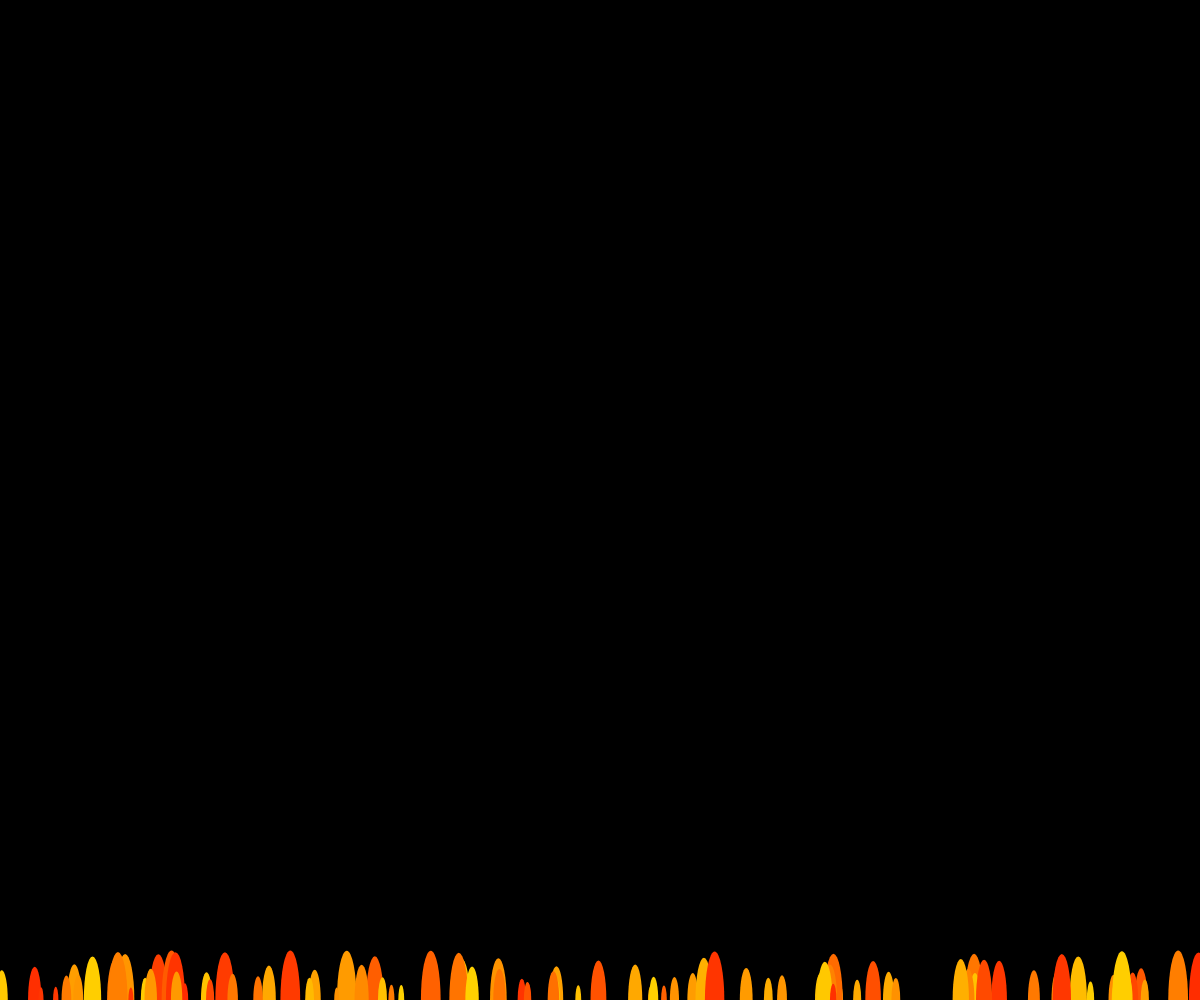
Frame 1 (no input)
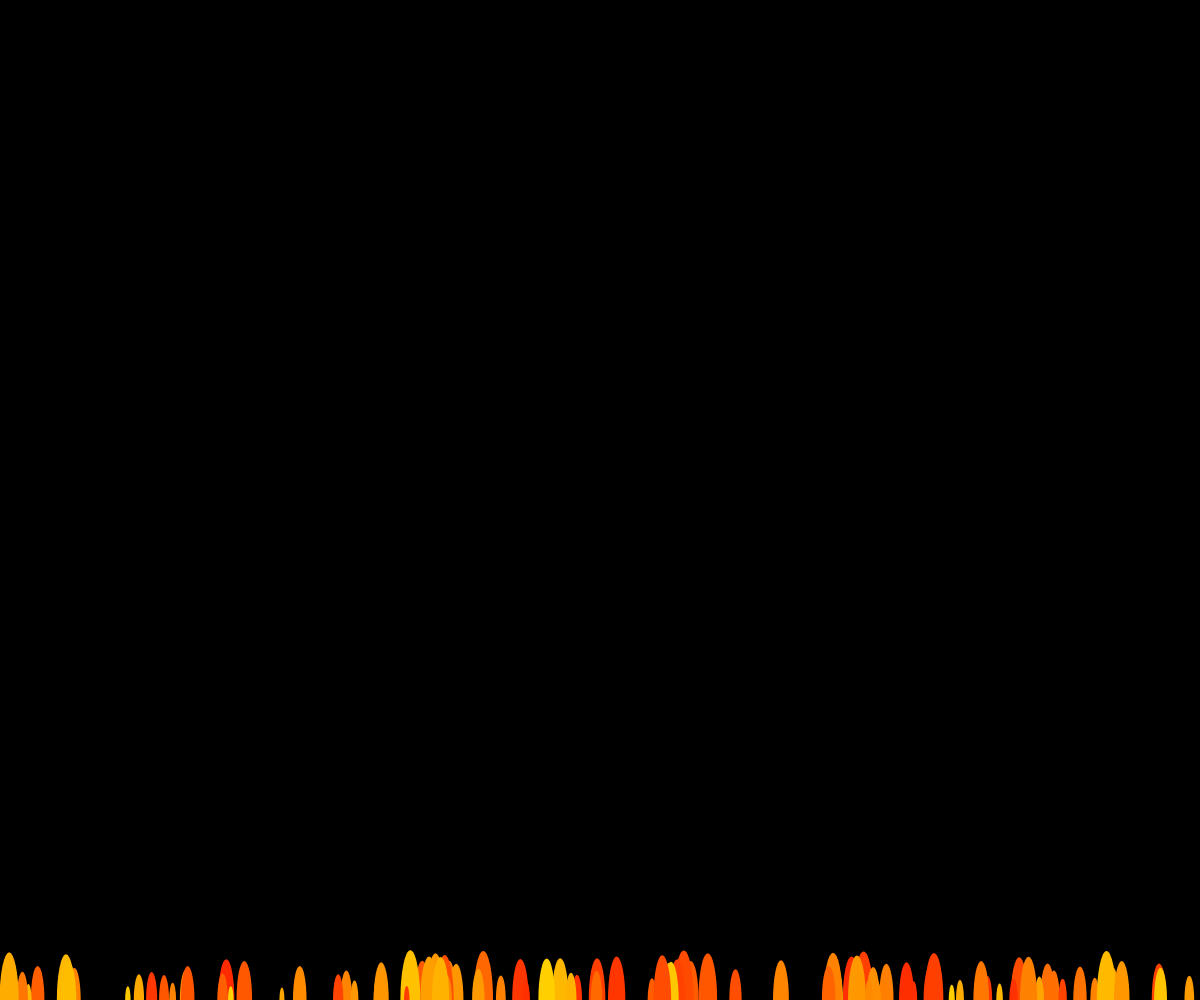
Frame 60 (no input)
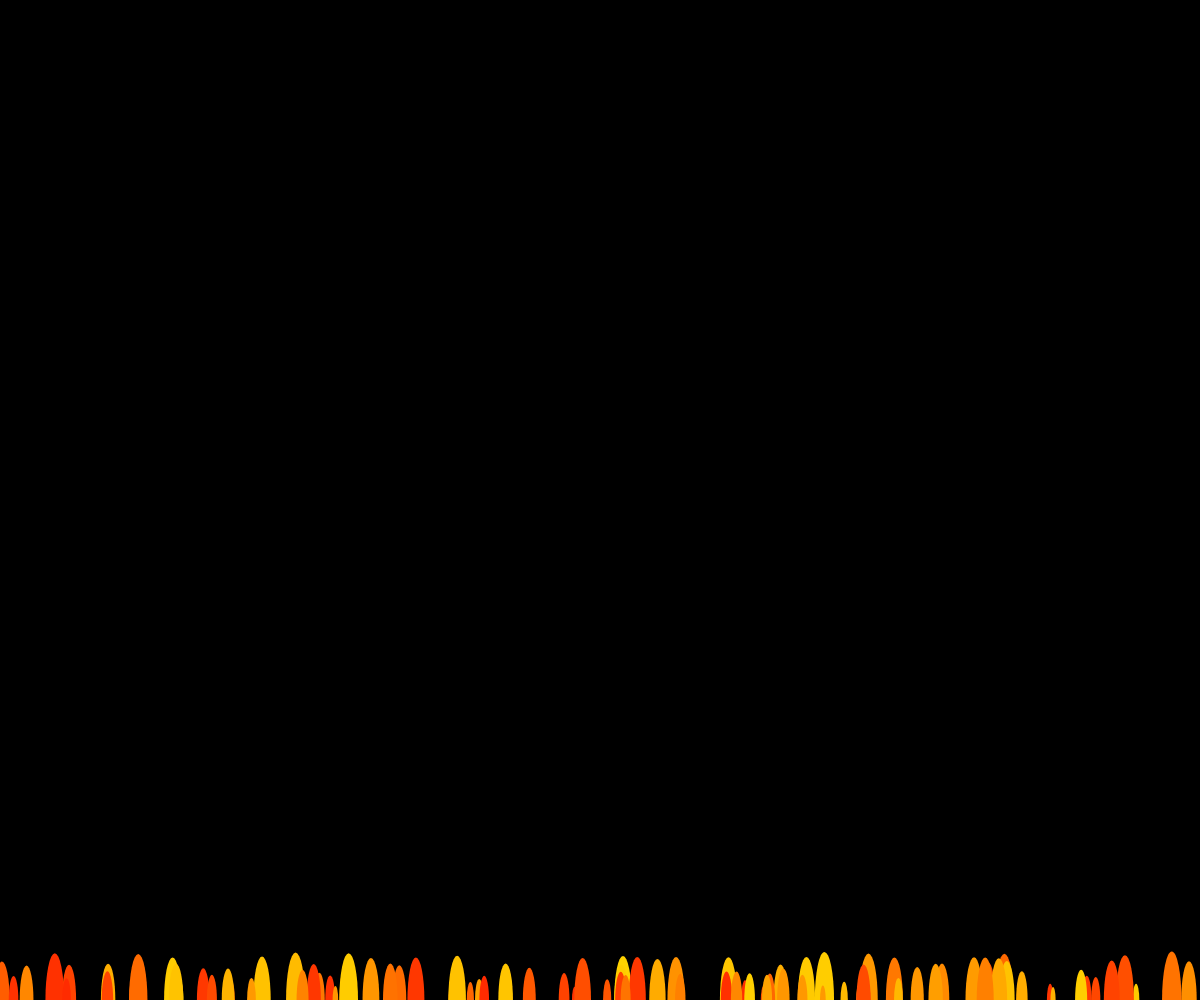
Frame 120 (the mouse pressed at the canvas centre since frame 60)

The p5.js sketch that drew these frames (run headless with seeded random() and noise() and a simulated clock; from frame 60 on, the mouse is pressed at the canvas centre):

// p5.js sketch
// ── sketch.js
function setup() {
    createCanvas(windowWidth, windowHeight);
    noStroke();
    colorMode(HSB);
}

function draw() {
    background(0); // Set the background to black

    // Create a loop to generate flames
    for (let i = 0; i < 100; i++) {
        let x = random(width);
        let y = height;
        let size = random(5, 20);
        let hue = random(10, 50); // Adjust the hue for the desired flame color

        fill(hue, 255, 255);
        ellipse(x, y, size, size * 5);

        // Simulate flames rising
        y -= random(1, 10);
    }
}

function windowResized() {
    resizeCanvas(windowWidth, windowHeight);
}
